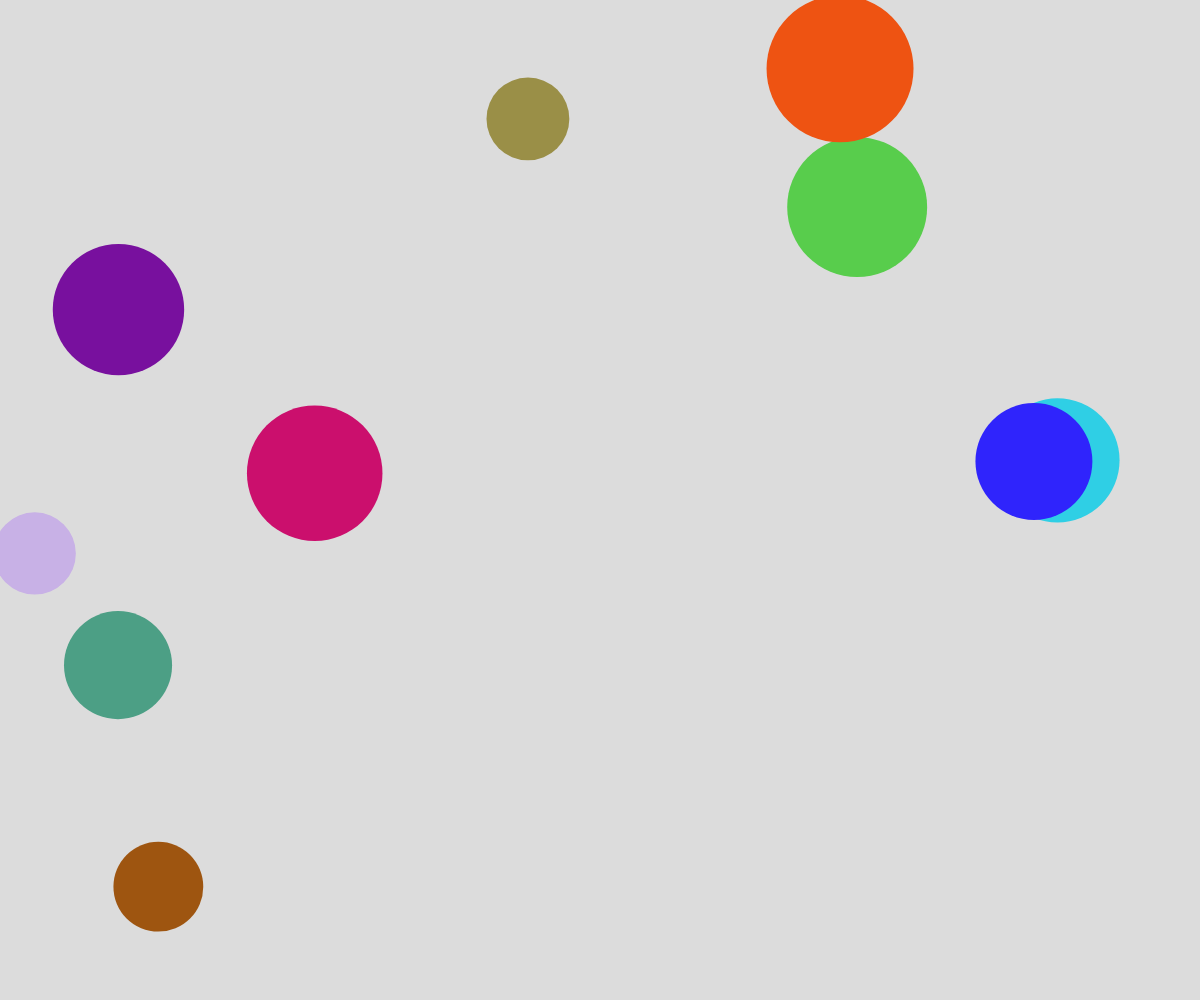
Frame 1 (no input)
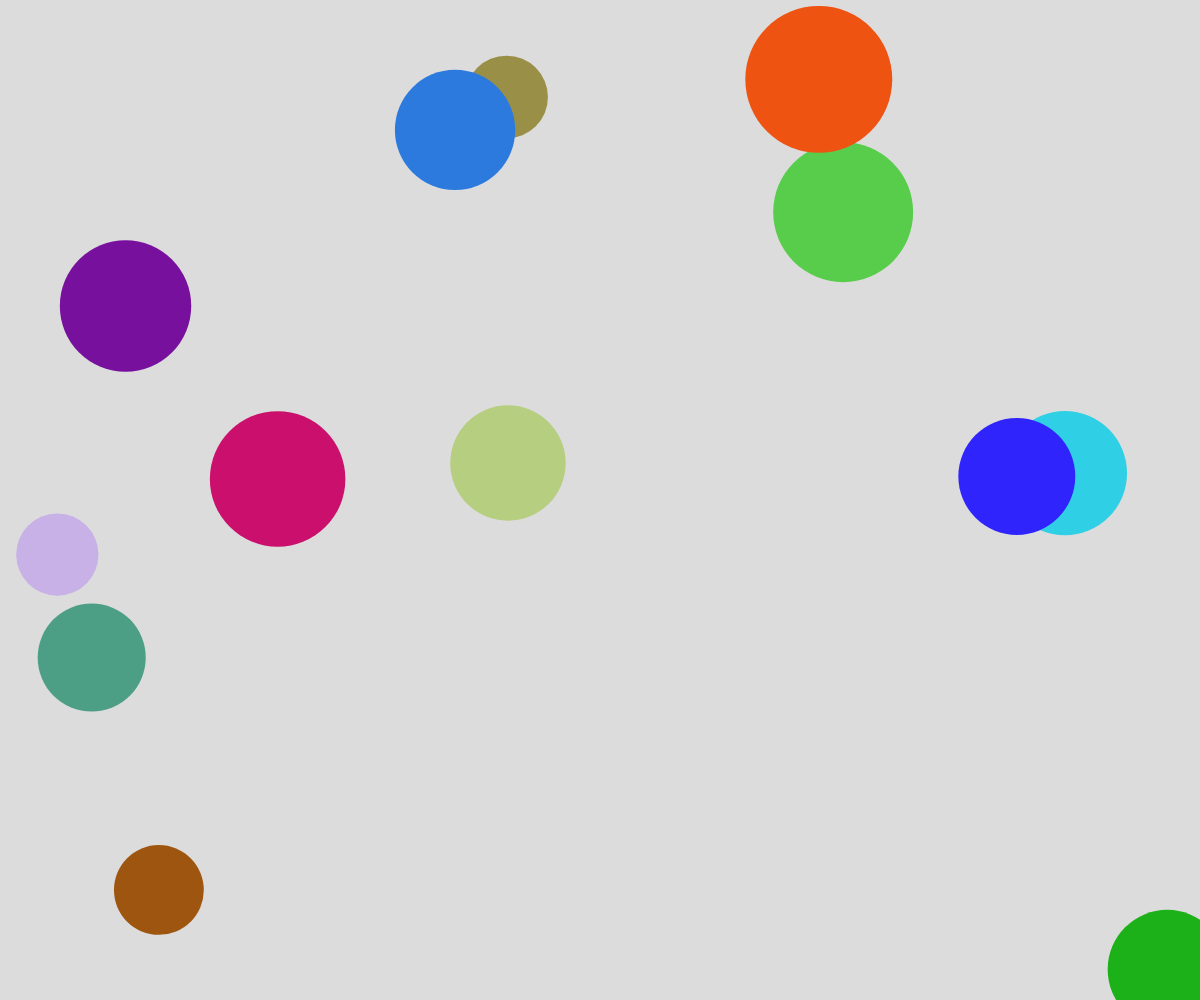
Frame 60 (no input)
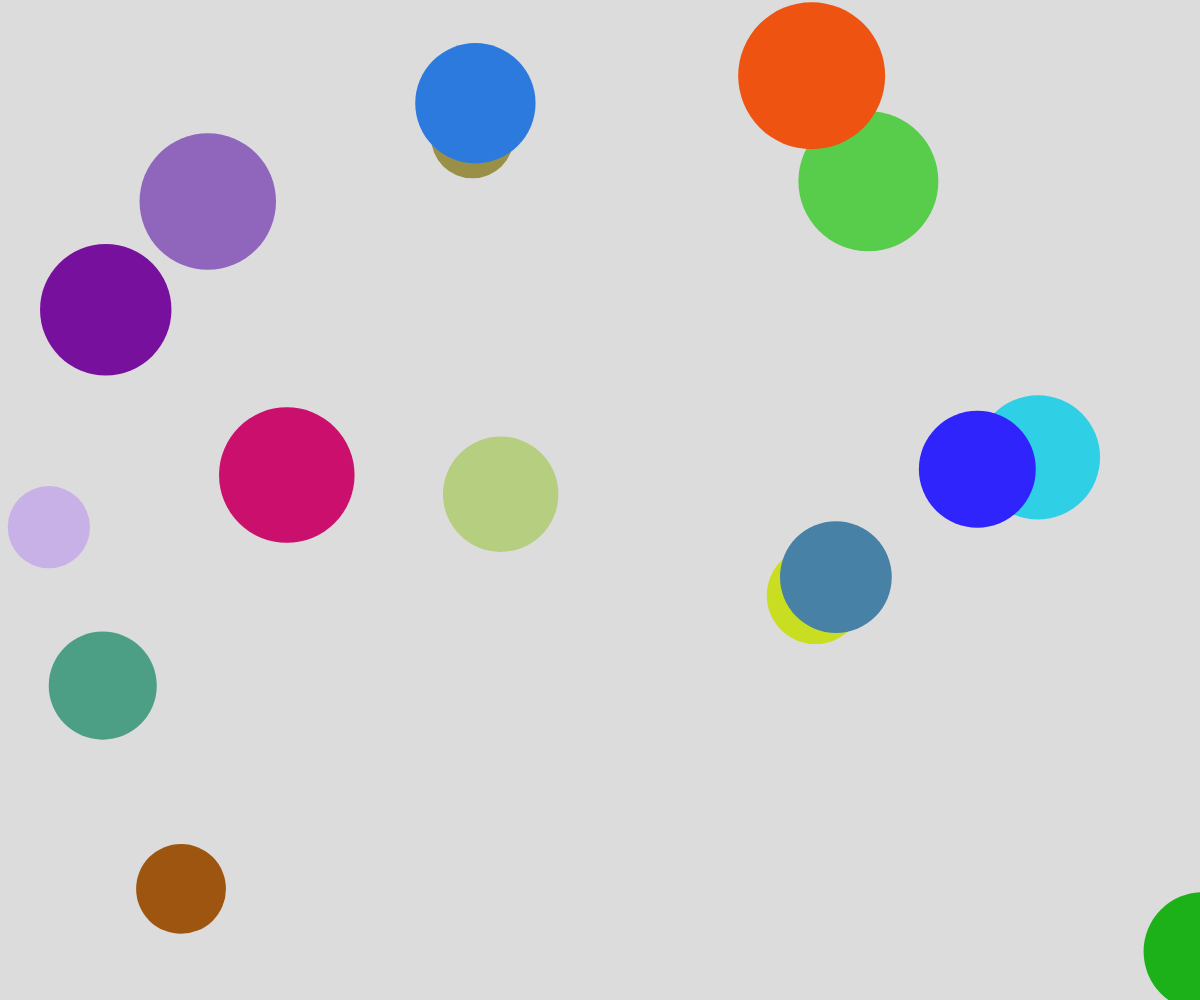
Frame 120 (the mouse pressed at the canvas centre since frame 60)

The p5.js sketch that drew these frames (run headless with seeded random() and noise() and a simulated clock; from frame 60 on, the mouse is pressed at the canvas centre):

// p5.js sketch
// ── sketch.js
//Bubble Object Notation Arrays Demo

let theBubbles = [];


function setup() {
  createCanvas(windowWidth, windowHeight);
  for (let i = 0; i < 10; i++){
    spawnBubble();
  }

  //spawn a new bubble every 0.5 s
  window.setInterval(spawnBubble, 500);
}

function draw() {
  noStroke();
  background(220);
  for (let bubble of theBubbles){
    //randomize movement
    bubble.dx = random(-5, 5);
    bubble.dy = random(-5, 5);

    //draw bubble
    fill(bubble.r, bubble.g, bubble.b);
    circle(bubble.x, bubble.y, bubble.radius*2);

    //move bubble
    bubble.x += bubble.dx;
    bubble.y += bubble.dy;
  }

}

function spawnBubble(){
  let someBubble = {
    x: random(width),
    y: random(height),
    radius: random(40, 80),
    r: random(255),
    g: random(255),
    b: random(255),
    dx: random(-5, 5),
    dy: random(-5, 5),
  };
  theBubbles.push(someBubble);
}

function mouseClicked(){
  for (let bubble of theBubbles){
    if (dist(mouseX, mouseY, bubble.x, bubble.y) < bubble.radius){
      let index = theBubbles.indexOf(bubble);
      theBubbles.splice(index, 1);
    }
  }
}
